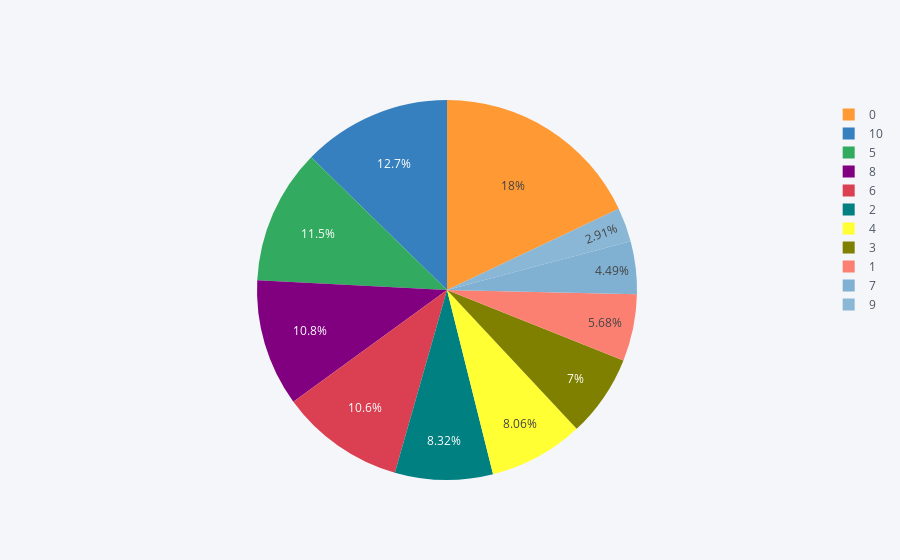

Write notebook code for a chart like this one.
### Code cell
X["cl"].value_counts(normalize=True).reset_index()
X["cl"].value_counts(normalize=True).reset_index().iplot(kind="pie", labels="index", values="cl")

### Figure 1 — Plotly figure (JSON) as saved in the notebook; plotly's stock layout.template omitted (floating-point values rounded to 4 significant figures)
{"data": [{"labels": ["0", "10", "5", "8", "6", "2", "4", "3", "1", "7", "9"], "marker": {"colors": ["rgba(255, 153, 51, 1.0)", "rgba(55, 128, 191, 1.0)", "rgba(50, 171, 96, 1.0)", "rgba(128, 0, 128, 1.0)", "rgba(219, 64, 82, 1.0)", "rgba(0, 128, 128, 1.0)", "rgba(255, 255, 51, 1.0)", "rgba(128, 128, 0, 1.0)", "rgba(251, 128, 114, 1.0)", "rgba(128, 177, 211, 1.0)", "rgba(128, 177, 211, 0.8999999999999999)"]}, "name": "", "values": [0.1797, 0.1268, 0.1149, 0.1083, 0.1057, 0.08322, 0.08058, 0.07001, 0.0568, 0.04491, 0.02906], "type": "pie"}], "layout": {"legend": {"bgcolor": "#F5F6F9", "font": {"color": "#4D5663"}}, "paper_bgcolor": "#F5F6F9", "plot_bgcolor": "#F5F6F9", "titlefont": {"color": "#4D5663"}}}
